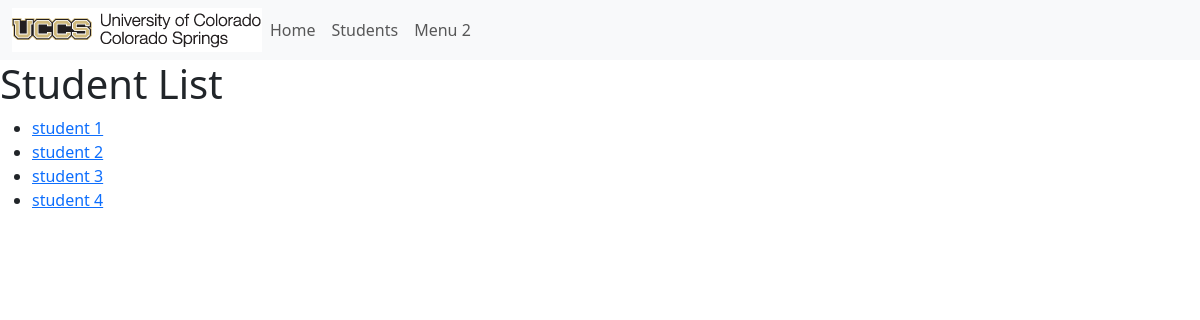
The page /students/ on the database its author committed.
### portfolio_app/models.py (models this page shows, shortened)
class Student(models.Model):
    MAJOR = (
        ('CSCI-BS', 'BS in Computer Science'),
        ('CPEN-BS', 'BS in Computer Engineering'),
        ('BIGD-BI', 'BI in Game Design and Development'),
        ('BICS-BI', 'BI in Computer Science'),
        ('BISC-BI', 'BI in Computer Security'),
        ('CSCI-BA', 'BA in Computer Science'),
        ('DASE-BS', 'BS in Data Analytics and Systems Engineering')
    )
    name = models.CharField(max_length=200)
    email = models.CharField("UCCS Email", max_length=200)
    major = models.CharField(max_length=200, choices=MAJOR)
    portfolio = models.OneToOneField(Portfolio, on_delete=models.CASCADE, unique=True, default=None)
    def get_absolute_url(self):
        return reverse('student-detail', args=[str(self.id)])

### portfolio_app/views.py (the view)
# urls.py: path('students/', views.StudentListView.as_view(), name= 'students'),
class StudentListView(generic.ListView):
    model = Student

### portfolio_app/templates/portfolio_app/student_list.html
{% extends 'portfolio_app/base_template.html' %}
{% block content %}
<h1>Student List</h1>
{% if student_list %}
<ul>
{% for student in student_list %}
<li>
<a href="{{ student.get_absolute_url }}">{{ student.name }}</a>
</li>
{% endfor %}
</ul>
{% else %}
<p>There are no students registered.</p>
{% endif %}
{% endblock %}

### rows shown on the page
Student: name "student 1"
Student: name "student 2"
Student: name "student 3"
Student: name "student 4"
